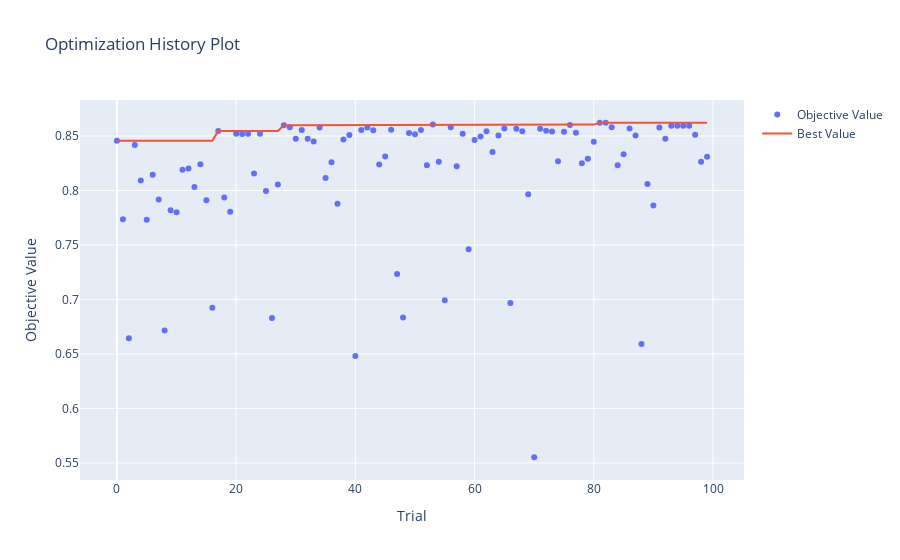

The notebook cell saved with this chart:
### Markdown cell above
# Plot The Visualization History for the Optuna Realistic Mode

### Code cell
fig1 = optuna.visualization.plot_optimization_history(study_rf)
fig1.write_html("optimization_history_realistic.html")
fig1.show()
